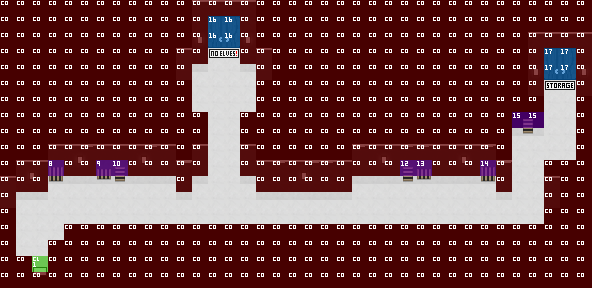

A 2D game scene composited from a Tiled map and its tileset images. What follows is a short description and the map's XML, with every tile layer's data as written:
An orthogonal 37x18 tile map with 16x16 px tiles, 3 tile layers (Tile Layer 1, Tile Layer 2, Tile Layer 3), 2 tilesets.

<map version="1.2" tiledversion="1.2.4" orientation="orthogonal" renderorder="right-down" width="37" height="18" tilewidth="16" tileheight="16" infinite="0" nextlayerid="13" nextobjectid="1">
 <tileset firstgid="1" source="../tilesets/world-tileset.tsx" />
 <tileset firstgid="4097" source="../tilesets/collision-tileset.tsx" />
 <layer id="10" name="Tile Layer 1" width="37" height="18">
  <data encoding="csv">
1,1,1,1,1,1,1,1,1,1,1,1,1602,1602,1602,1602,1,1,1,1,1,1,1,1,1,1,1,1,1,1,1,1,1,1,1,1,1,
1,1,1,1,1,1,1,1,1,1,1,1,1409,1540,1541,1409,1,1,1,1,1,1,1,1,1,1,1,1,1,1,1,1,1,1,1,1,1,
1,1,1,1,1,1,1,1,1,1,1,1,1409,1604,1605,1409,1,1,1,1,1,1,1,1,1,1,1,1,1,1,1,1,1,1602,1602,1602,1602,
1,1,1,1,1,1,1,1,1,1,1,1537,1409,1410,1410,1409,1537,1,1,1,1,1,1,1,1,1,1,1,1,1,1,1,1,1409,1540,1541,1409,
1,1,1,1,1,1,1,1,1,1,1,1473,1475,1410,1410,1475,1473,1,1,1,1,1,1,1,1,1,1,1,1,1,1,1,1,1409,1604,1605,1409,
1,1,1,1,1,1,1,1,1,1,1,1,1410,1410,1410,1410,1,1,1,1,1,1,1,1,1,1,1,1,1,1,1,1,1,1409,1410,1410,1409,
1,1,1,1,1,1,1,1,1,1,1,1,1410,1410,1410,1410,1,1,1,1,1,1,1,1,1,1,1,1,1,1,1,1,1,1,1410,1410,1,
1,1,1,1,1,1,1,1,1,1,1,1,1,1410,1410,1,1,1,1,1,1,1,1,1,1,1,1,1,1,1,1,1,1,1,1410,1410,1,
1,1,1,1,1,1,1,1,1,1,1,1,1,1410,1410,1,1,1,1,1,1,1,1,1,1,1,1,1,1,1,1,1,1475,1475,1410,1410,1,
1,1,1,1537,1537,1666,1537,1537,1537,1666,1537,1,1537,1410,1410,1537,1,1,1,1,1,1,1666,1537,1537,1666,1666,1537,1537,1537,1666,1,1410,1410,1410,1410,1,
1,1602,1602,1473,1473,1473,1473,1473,1473,1473,1473,1601,1473,1410,1410,1473,1602,1603,1602,1601,1603,1602,1473,1473,1473,1473,1473,1473,1473,1473,1473,1601,1410,1410,1,1,1,
1537,1409,1409,1475,1475,1475,1475,1475,1475,1475,1475,1409,1475,1410,1410,1475,1409,1409,1409,1409,1409,1409,1475,1475,1475,1475,1475,1475,1475,1475,1475,1409,1410,1410,1602,1,1,
1473,1475,1475,1410,1410,1410,1410,1410,1410,1410,1410,1475,1410,1410,1410,1410,1475,1475,1475,1475,1475,1475,1410,1410,1410,1410,1410,1410,1410,1410,1410,1475,1410,1410,1409,1,1,
1,1410,1410,1410,1410,1410,1410,1410,1410,1410,1410,1410,1410,1410,1410,1410,1410,1410,1410,1410,1410,1410,1410,1410,1410,1410,1410,1410,1410,1410,1410,1410,1410,1410,1,1,1,
1,1410,1410,1410,1,1,1,1,1,1,1,1,1,1,1,1,1,1,1,1,1,1,1,1,1,1,1,1,1,1,1,1,1,1,1,1,1,
1,1410,1410,1,1,1,1,1,1,1,1,1,1,1,1,1,1,1,1,1,1,1,1,1,1,1,1,1,1,1,1,1,1,1,1,1,1,
1,1,1410,1,1,1,1,1,1,1,1,1,1,1,1,1,1,1,1,1,1,1,1,1,1,1,1,1,1,1,1,1,1,1,1,1,1,
1,1,1,1,1,1,1,1,1,1,1,1,1,1,1,1,1,1,1,1,1,1,1,1,1,1,1,1,1,1,1,1,1,1,1,1,1
</data>
 </layer>
 <layer id="11" name="Tile Layer 2" width="37" height="18">
  <data encoding="csv">
0,0,0,0,0,0,0,0,0,0,0,0,0,0,0,0,0,0,0,0,0,0,0,0,0,0,0,0,0,0,0,0,0,0,0,0,0,
0,0,0,0,0,0,0,0,0,0,0,0,0,0,0,0,0,0,0,0,0,0,0,0,0,0,0,0,0,0,0,0,0,0,0,0,0,
0,0,0,0,0,0,0,0,0,0,0,0,1670,0,0,1670,0,0,0,0,0,0,0,0,0,0,0,0,0,0,0,0,0,0,0,0,0,
0,0,0,0,0,0,0,0,0,0,0,0,0,1668,1669,0,0,0,0,0,0,0,0,0,0,0,0,0,0,0,0,0,0,0,0,0,0,
0,0,0,0,0,0,0,0,0,0,0,0,0,0,0,0,0,0,0,0,0,0,0,0,0,0,0,0,0,0,0,0,0,1670,0,0,1670,
0,0,0,0,0,0,0,0,0,0,0,0,0,0,0,0,0,0,0,0,0,0,0,0,0,0,0,0,0,0,0,0,0,0,1732,1733,0,
0,0,0,0,0,0,0,0,0,0,0,0,0,0,0,0,0,0,0,0,0,0,0,0,0,0,0,0,0,0,0,0,0,0,0,0,0,
0,0,0,0,0,0,0,0,0,0,0,0,0,0,0,0,0,0,0,0,0,0,0,0,0,0,0,0,0,0,0,0,1729,1730,0,0,0,
0,0,0,0,0,0,0,0,0,0,0,0,0,0,0,0,0,0,0,0,0,0,0,0,0,0,0,0,0,0,0,0,1793,1794,0,0,0,
0,0,0,0,1412,1413,0,0,1412,1413,0,0,0,0,0,0,0,0,0,0,0,0,0,1412,1413,0,0,0,1412,1413,0,0,0,0,0,0,0,
0,1412,1413,1795,1476,1477,1796,1667,1476,1477,0,0,0,0,0,0,0,0,1412,1413,0,0,0,1476,1477,1667,1796,0,1476,1477,1795,0,0,0,0,0,0,
0,1476,1477,1859,0,0,1860,1731,0,0,0,0,0,0,0,0,0,0,1476,1477,0,0,0,0,0,1731,1860,0,0,0,1859,0,0,0,0,0,0,
0,0,0,0,0,0,0,0,0,0,0,0,0,0,0,0,0,0,0,0,0,0,0,0,0,0,0,0,0,0,0,0,0,0,0,0,0,
0,0,0,0,0,0,0,0,0,0,0,0,0,0,0,0,0,0,0,0,0,0,0,0,0,0,0,0,0,0,0,0,0,0,0,0,0,
0,0,0,0,0,0,0,0,0,0,0,0,0,0,0,0,0,0,0,0,0,0,0,0,0,0,0,0,0,0,0,0,0,0,0,0,0,
0,0,0,0,0,0,0,0,0,0,0,0,0,0,0,0,0,0,0,0,0,0,0,0,0,0,0,0,0,0,0,0,0,0,0,0,0,
0,0,1542,0,0,0,0,0,0,0,0,0,0,0,0,0,0,0,0,0,0,0,0,0,0,0,0,0,0,0,0,0,0,0,0,0,0,
0,0,1606,0,0,0,0,0,0,0,0,0,0,0,0,0,0,0,0,0,0,0,0,0,0,0,0,0,0,0,0,0,0,0,0,0,0
</data>
 </layer>
 <layer id="12" name="Tile Layer 3" width="37" height="18">
  <data encoding="csv">
4098,4098,4098,4098,4098,4098,4098,4098,4098,4098,4098,4098,4098,4098,4098,4098,4098,4098,4098,4098,4098,4098,4098,4098,4098,4098,4098,4098,4098,4098,4098,4098,4098,4098,4098,4098,4098,
4098,4098,4098,4098,4098,4098,4098,4098,4098,4098,4098,4098,4098,4113,4113,4098,4098,4098,4098,4098,4098,4098,4098,4098,4098,4098,4098,4098,4098,4098,4098,4098,4098,4098,4098,4098,4098,
4098,4098,4098,4098,4098,4098,4098,4098,4098,4098,4098,4098,4098,4113,4113,4098,4098,4098,4098,4098,4098,4098,4098,4098,4098,4098,4098,4098,4098,4098,4098,4098,4098,4098,4098,4098,4098,
4098,4098,4098,4098,4098,4098,4098,4098,4098,4098,4098,4098,4098,0,0,4098,4098,4098,4098,4098,4098,4098,4098,4098,4098,4098,4098,4098,4098,4098,4098,4098,4098,4098,4114,4114,4098,
4098,4098,4098,4098,4098,4098,4098,4098,4098,4098,4098,4098,0,0,0,0,4098,4098,4098,4098,4098,4098,4098,4098,4098,4098,4098,4098,4098,4098,4098,4098,4098,4098,4114,4114,4098,
4098,4098,4098,4098,4098,4098,4098,4098,4098,4098,4098,4098,0,0,0,0,4098,4098,4098,4098,4098,4098,4098,4098,4098,4098,4098,4098,4098,4098,4098,4098,4098,4098,0,0,4098,
4098,4098,4098,4098,4098,4098,4098,4098,4098,4098,4098,4098,0,0,0,0,4098,4098,4098,4098,4098,4098,4098,4098,4098,4098,4098,4098,4098,4098,4098,4098,4098,4098,0,0,4098,
4098,4098,4098,4098,4098,4098,4098,4098,4098,4098,4098,4098,4098,0,0,4098,4098,4098,4098,4098,4098,4098,4098,4098,4098,4098,4098,4098,4098,4098,4098,4098,4112,4112,0,0,4098,
4098,4098,4098,4098,4098,4098,4098,4098,4098,4098,4098,4098,4098,0,0,4098,4098,4098,4098,4098,4098,4098,4098,4098,4098,4098,4098,4098,4098,4098,4098,4098,0,0,0,0,4098,
4098,4098,4098,4098,4098,4098,4098,4098,4098,4098,4098,4098,4098,0,0,4098,4098,4098,4098,4098,4098,4098,4098,4098,4098,4098,4098,4098,4098,4098,4098,4098,0,0,0,0,4098,
4098,4098,4098,4105,4098,4098,4106,4107,4098,4098,4098,4098,4098,0,0,4098,4098,4098,4098,4098,4098,4098,4098,4098,4098,4109,4110,4098,4098,4098,4111,4098,0,0,4098,4098,4098,
4098,4098,4098,0,0,0,0,0,0,0,0,4098,0,0,0,0,4098,4098,4098,4098,4098,4098,0,0,0,0,0,0,0,0,0,4098,0,0,4098,4098,4098,
4098,0,0,0,0,0,0,0,0,0,0,0,0,0,0,0,0,0,0,0,0,0,0,0,0,0,0,0,0,0,0,0,0,0,4098,4098,4098,
4098,0,0,0,0,0,0,0,0,0,0,0,0,0,0,0,0,0,0,0,0,0,0,0,0,0,0,0,0,0,0,0,0,0,4098,4098,4098,
4098,0,0,0,4098,4098,4098,4098,4098,4098,4098,4098,4098,4098,4098,4098,4098,4098,4098,4098,4098,4098,4098,4098,4098,4098,4098,4098,4098,4098,4098,4098,4098,4098,4098,4098,4098,
4098,0,0,4098,4098,4098,4098,4098,4098,4098,4098,4098,4098,4098,4098,4098,4098,4098,4098,4098,4098,4098,4098,4098,4098,4098,4098,4098,4098,4098,4098,4098,4098,4098,4098,4098,4098,
4098,4098,4100,4098,4098,4098,4098,4098,4098,4098,4098,4098,4098,4098,4098,4098,4098,4098,4098,4098,4098,4098,4098,4098,4098,4098,4098,4098,4098,4098,4098,4098,4098,4098,4098,4098,4098,
4098,4098,4098,4098,4098,4098,4098,4098,4098,4098,4098,4098,4098,4098,4098,4098,4098,4098,4098,4098,4098,4098,4098,4098,4098,4098,4098,4098,4098,4098,4098,4098,4098,4098,4098,4098,4098
</data>
 </layer>
</map>
